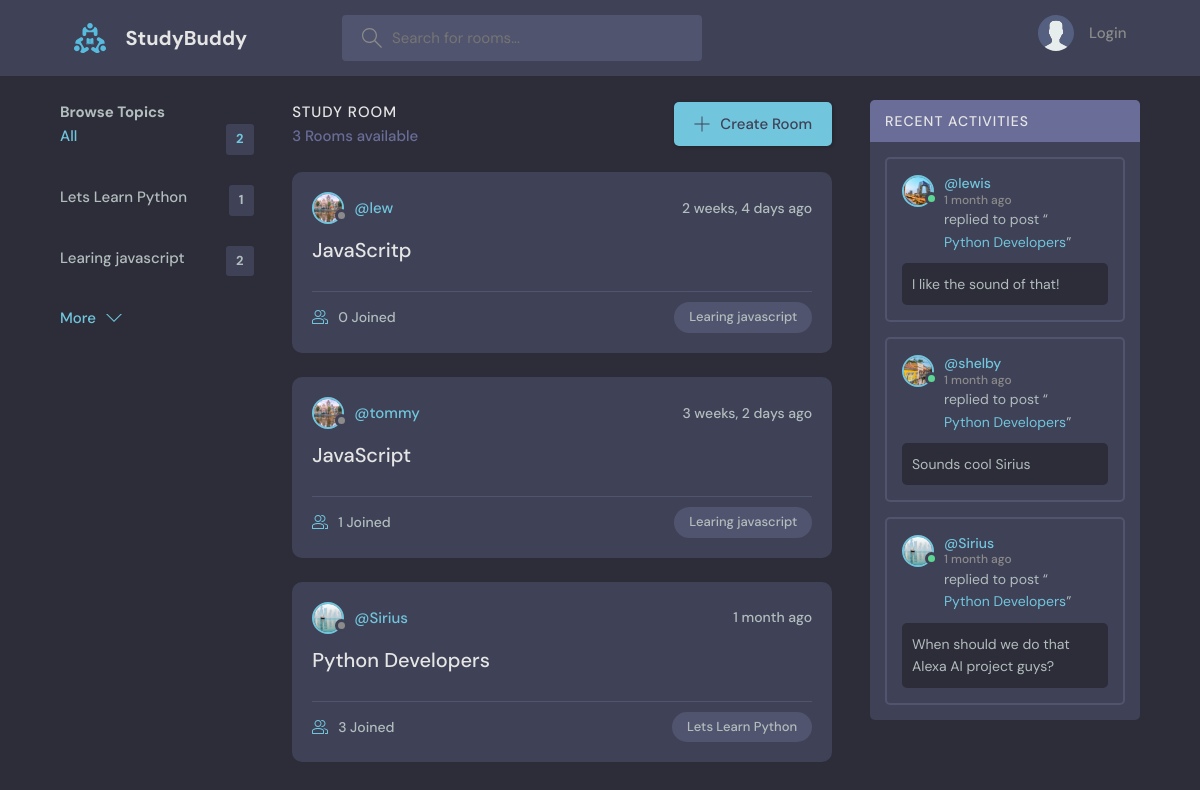
The page / on the database its author committed.
### base/models.py (models this page shows, shortened)
class Topic(models.Model):
    name = models.CharField(max_length=255)

class Room(models.Model):
    host = models.ForeignKey(User, on_delete=models.SET_NULL, null=True)
    topic = models.ForeignKey(Topic, on_delete=models.SET_NULL, null=True)
    name = models.CharField(max_length=200)
    description = models.TextField(null=True, blank=True)
    participants = models.ManyToManyField(User, related_name="participants", blank=True)
    updated = models.DateTimeField(auto_now=True)
    created = models.DateTimeField(auto_now_add=True)
    class Meta:
        ordering = ["-updated", "-created"]
    def __str__(self):
        return self.name

class User(AbstractUser):
    name = models.CharField(max_length=200, null=True)
    email = models.EmailField(unique=True, null=True)
    bio = models.TextField(null=True)
    avatar = models.ImageField(null=True, default="avatar.svg")
    USERNAME_FIELD = "username"
    REQUIRED_FIELDS = ["email"]

class Messages(models.Model):
    user = models.ForeignKey(User, on_delete=models.CASCADE)
    room = models.ForeignKey(Room, on_delete=models.CASCADE)
    body = models.TextField()
    updated = models.DateTimeField(auto_now=True)
    created = models.DateTimeField(auto_now_add=True)
    class Meta:
        ordering = ["-updated", "-created"]

### base/views.py (the view)
# urls.py: path('', views.home, name='home'),
def home(request):
    q = request.GET.get('q') if request.GET.get('q') != None else ""
    rooms = Room.objects.filter(
        Q(topic__name__icontains=q) |
        Q(name__icontains=q) |
        Q(description__icontains=q)
        )
    topics = Topic.objects.all()[0:5]
    room_count = rooms.count()
    room_messages=Messages.objects.filter(Q(room__topic__name__icontains=q))
    context = {'rooms':rooms, 'topics': topics, 'room_count': room_count,
               'room_messages':room_messages}
    return render(request, 'base/home.html',context)

### base/templates/base/home.html (shortened to what this page needs)
{% extends 'main.html'%} {% block content%}
<main class="layout layout--3">
    <div class="container">
        {% include 'base/topics_component.html' %}
        <div class="roomList">
            <div class="roomList__header">
                <div>
                    <h2>Study Room</h2>
                    <p>{{room_count}} Rooms available</p>
                </div>
                <a class="btn btn--main" href="{% url 'create-room' %}">
                    <svg version="1.1" xmlns="http://www.w3.org/2000/svg" width="32" height="32" viewBox="0 0 32 32">
                <title>add</title>
                <path
                  d="M16.943 0.943h-1.885v14.115h-14.115v1.885h14.115v14.115h1.885v-14.115h14.115v-1.885h-14.115v-14.115z"
                ></path>
              </svg> Create Room
                </a>
            </div>
            {% include 'base/feed_component.html' %}
        </div>
        {% include 'base/activity_component.html' %}
    </div>
</main>
{% endblock content %}

### base/templates/base/topics_component.html
<div class="topics">
    <div class="topic__header">
        <h2>Browse Topics</h2>
    </div>
    <ul class="topics__list">
        <li>
            <a href="{% url 'home' %}" class="active">All <span>{{topics.count}}</span></a>
        </li>
        {% for topic in topics %}
        <li>
            <a href="{% url 'home' %}?q={{topic.name}}">{{topic.name}}<span>{{topic.room_set.all.count}}</span></a>
        </li>
        {% endfor %}
    </ul>
    <a class="btn btn--link" href="{% url 'topics'%}">
    More
    <svg version="1.1" xmlns="http://www.w3.org/2000/svg" width="32" height="32" viewBox="0 0 32 32">
      <title>chevron-down</title>
      <path d="M16 21l-13-13h-3l16 16 16-16h-3l-13 13z"></path>
    </svg>
  </a>
</div>

### base/templates/base/feed_component.html (shortened to what this page needs)
{%for room in rooms %}
<div class="roomListRoom">
    <div class="roomListRoom__header">
        <a href="{% url 'user-profile' room.host.id %}" class="roomListRoom__author">
            <div class="avatar avatar--small">
                <img src="{{room.host.avatar.url}}" />
            </div>
            <span>@{{room.host.username}}</span>
        </a>
        <div class="roomListRoom__actions">
            <span>{{room.created|timesince}} ago</span>
        </div>
    </div>
    <div class="roomListRoom__content">
        <a href="{% url 'room' room.id %}">{{room.name}}</a>
    </div>
    <div class="roomListRoom__meta">
        <a href="{% url 'room' room.id %}" class="roomListRoom__joined">
    {{room.participants.all.count}} Joined
        </a>
        <p class="roomListRoom__topic">{{room.topic.name}}</p>
    </div>
</div>
{% endfor %}

### base/templates/base/activity_component.html (shortened to what this page needs)
<div class="activities">
    <div class="activities__header">
        <h2>Recent Activities</h2>
    </div>
    {% for message in room_messages %}
    <div class="activities__box">
        <div class="activities__boxHeader roomListRoom__header">
            <a href="{% url 'user-profile' message.user.id %}" class="roomListRoom__author">
                <div class="avatar avatar--small active">
                    <img src="{{message.user.avatar.url}}" />
                </div>
                <p>
                    @{{message.user}}
                    <span>{{message.created|timesince}}  ago</span>
                </p>
            </a>
        </div>
        <div class="activities__boxContent">
            <p>replied to post “<a href="{% url 'room' message.room.id %}">{{message.room}}</a>”</p>
            <div class="activities__boxRoomContent">
                {{message.body}}
            </div>
        </div>
    </div>
    {% endfor %}
</div>

### rows shown on the page
Topic: name "Lets Learn Python", room_set.all.count "1"
Topic: name "Learing javascript", room_set.all.count "2"
Room: host.avatar (picture), host.username "lew", created "2 weeks, 4 days", name "JavaScritp", participants.all.count "0", topic.name "Learing javascript"
Room: host.avatar (picture), host.username "tommy", created "3 weeks, 2 days", name "JavaScript", participants.all.count "1", topic.name "Learing javascript"
Room: host.avatar (picture), host.username "Sirius", created "1 month", name "Python Developers", participants.all.count "3", topic.name "Lets Learn Python"
Messages: user.avatar (picture), user "lewis", created "1 month", room "Python Developers", body "I like the sound of that!"
Messages: user.avatar (picture), user "shelby", created "1 month", room "Python Developers", body "Sounds cool Sirius"
Messages: user.avatar (picture), user "Sirius", created "1 month", room "Python Developers", body "When should we do that Alexa AI project guys?"

### other values the page prints
{{ topics.count }} "2"
{{ room_count }} "3"
